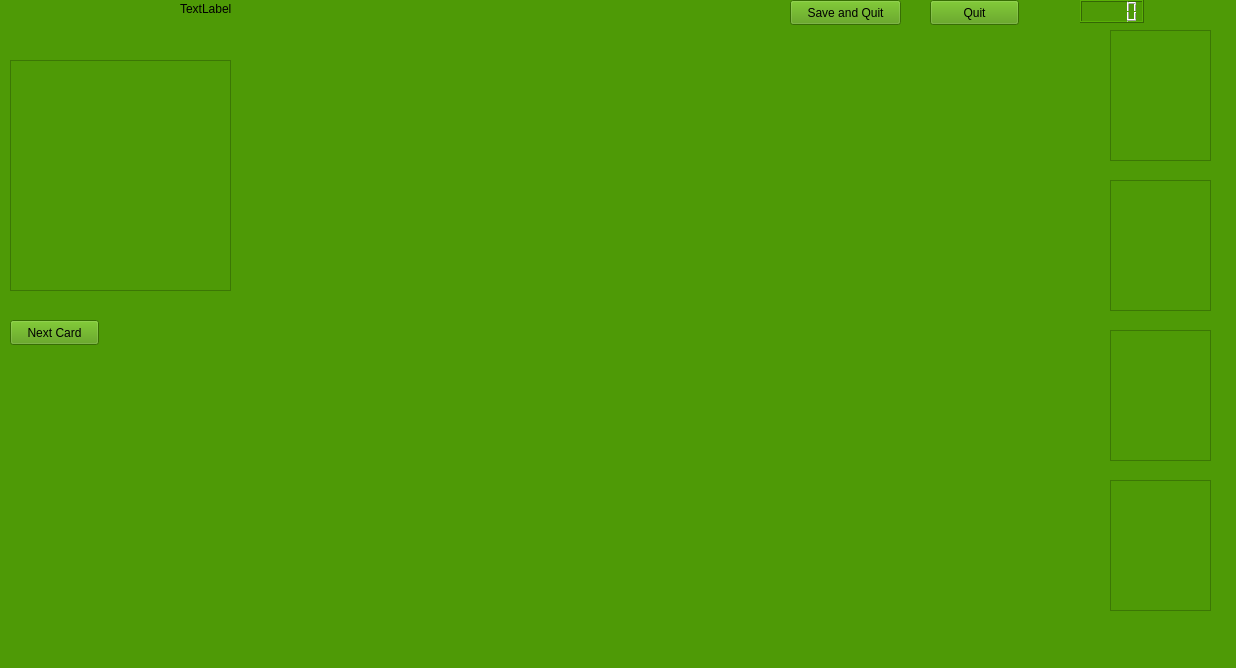
<?xml version="1.0" encoding="UTF-8"?>
<ui version="4.0">
 <class>GameWindow</class>
 <widget class="QMainWindow" name="GameWindow">
  <property name="geometry">
   <rect>
    <x>0</x>
    <y>0</y>
    <width>1236</width>
    <height>668</height>
   </rect>
  </property>
  <property name="windowTitle">
   <string>MainWindow</string>
  </property>
  <property name="styleSheet">
   <string notr="true">background-color: rgb(78, 154, 6);</string>
  </property>
  <widget class="QWidget" name="centralwidget">
   <widget class="QLCDNumber" name="lcdNumber">
    <property name="geometry">
     <rect>
      <x>1080</x>
      <y>0</y>
      <width>64</width>
      <height>23</height>
     </rect>
    </property>
   </widget>
   <widget class="QPushButton" name="pushButton">
    <property name="geometry">
     <rect>
      <x>930</x>
      <y>0</y>
      <width>89</width>
      <height>25</height>
     </rect>
    </property>
    <property name="text">
     <string>Quit</string>
    </property>
   </widget>
   <widget class="QPushButton" name="saveAndExit">
    <property name="geometry">
     <rect>
      <x>790</x>
      <y>0</y>
      <width>111</width>
      <height>25</height>
     </rect>
    </property>
    <property name="text">
     <string>Save and Quit</string>
    </property>
   </widget>
   <widget class="QPushButton" name="next">
    <property name="geometry">
     <rect>
      <x>10</x>
      <y>320</y>
      <width>89</width>
      <height>25</height>
     </rect>
    </property>
    <property name="text">
     <string>Next Card</string>
    </property>
   </widget>
   <widget class="QGraphicsView" name="cardStack">
    <property name="geometry">
     <rect>
      <x>10</x>
      <y>60</y>
      <width>221</width>
      <height>231</height>
     </rect>
    </property>
   </widget>
   <widget class="QLabel" name="label">
    <property name="geometry">
     <rect>
      <x>180</x>
      <y>0</y>
      <width>67</width>
      <height>17</height>
     </rect>
    </property>
    <property name="text">
     <string>TextLabel</string>
    </property>
   </widget>
   <widget class="QGraphicsView" name="foundationD">
    <property name="geometry">
     <rect>
      <x>1110</x>
      <y>30</y>
      <width>101</width>
      <height>131</height>
     </rect>
    </property>
   </widget>
   <widget class="QGraphicsView" name="foundationH">
    <property name="geometry">
     <rect>
      <x>1110</x>
      <y>180</y>
      <width>101</width>
      <height>131</height>
     </rect>
    </property>
   </widget>
   <widget class="QGraphicsView" name="foundationC">
    <property name="geometry">
     <rect>
      <x>1110</x>
      <y>330</y>
      <width>101</width>
      <height>131</height>
     </rect>
    </property>
   </widget>
   <widget class="QGraphicsView" name="foundationS">
    <property name="geometry">
     <rect>
      <x>1110</x>
      <y>480</y>
      <width>101</width>
      <height>131</height>
     </rect>
    </property>
   </widget>
  </widget>
  <widget class="QMenuBar" name="menubar">
   <property name="geometry">
    <rect>
     <x>0</x>
     <y>0</y>
     <width>1236</width>
     <height>22</height>
    </rect>
   </property>
  </widget>
  <widget class="QStatusBar" name="statusbar"/>
 </widget>
 <resources/>
 <connections/>
</ui>
